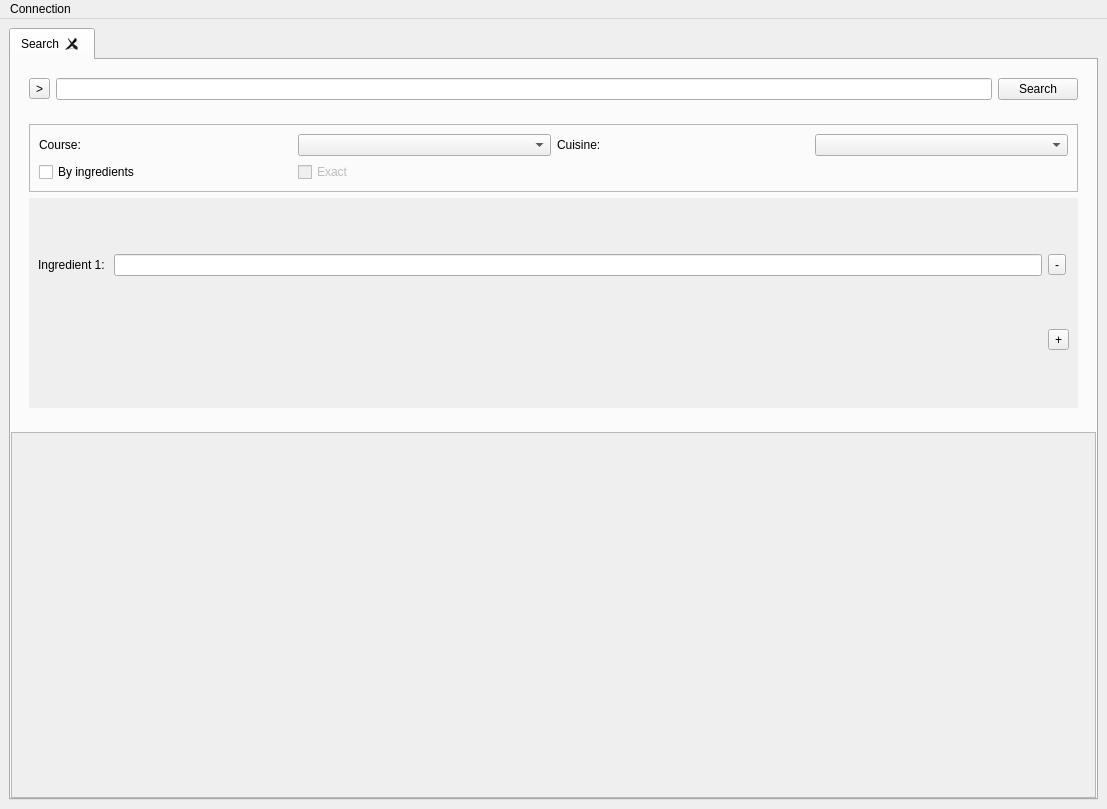
<?xml version="1.0" encoding="UTF-8"?>
<ui version="4.0">
 <class>MainWindow</class>
 <widget class="QMainWindow" name="MainWindow">
  <property name="geometry">
   <rect>
    <x>0</x>
    <y>0</y>
    <width>1107</width>
    <height>809</height>
   </rect>
  </property>
  <property name="windowTitle">
   <string>MainWindow</string>
  </property>
  <widget class="QWidget" name="centralwidget">
   <layout class="QVBoxLayout" name="verticalLayout_3">
    <item>
     <widget class="TabManager" name="RecipeTabs">
      <property name="tabPosition">
       <enum>QTabWidget::North</enum>
      </property>
      <property name="tabsClosable">
       <bool>true</bool>
      </property>
      <widget class="QWidget" name="SearchTab">
       <attribute name="title">
        <string>Search</string>
       </attribute>
       <layout class="QGridLayout" name="gridLayout_2">
        <property name="leftMargin">
         <number>0</number>
        </property>
        <property name="topMargin">
         <number>0</number>
        </property>
        <property name="rightMargin">
         <number>0</number>
        </property>
        <property name="bottomMargin">
         <number>0</number>
        </property>
        <item row="0" column="0">
         <widget class="QWidget" name="SearchWidget" native="true">
          <property name="maximumSize">
           <size>
            <width>16777215</width>
            <height>262</height>
           </size>
          </property>
          <layout class="QVBoxLayout" name="verticalLayout">
           <property name="sizeConstraint">
            <enum>QLayout::SetMinAndMaxSize</enum>
           </property>
           <item>
            <widget class="QWidget" name="SearchBar" native="true">
             <layout class="QHBoxLayout" name="horizontalLayout">
              <item>
               <widget class="QToolButton" name="SearchMoreButton">
                <property name="text">
                 <string>&gt;</string>
                </property>
                <property name="checkable">
                 <bool>true</bool>
                </property>
                <property name="toolButtonStyle">
                 <enum>Qt::ToolButtonIconOnly</enum>
                </property>
                <property name="autoRaise">
                 <bool>false</bool>
                </property>
               </widget>
              </item>
              <item>
               <widget class="QLineEdit" name="SearchLineEdit"/>
              </item>
              <item>
               <widget class="QPushButton" name="SearchPushButton">
                <property name="text">
                 <string>Search</string>
                </property>
               </widget>
              </item>
             </layout>
            </widget>
           </item>
           <item>
            <widget class="QWidget" name="SearchFilters" native="true">
             <layout class="QVBoxLayout" name="verticalLayout_2">
              <item>
               <widget class="QFrame" name="Filters">
                <property name="frameShape">
                 <enum>QFrame::StyledPanel</enum>
                </property>
                <property name="frameShadow">
                 <enum>QFrame::Raised</enum>
                </property>
                <layout class="QGridLayout" name="gridLayout_4">
                 <item row="1" column="2">
                  <widget class="QLabel" name="CuisineLabel">
                   <property name="text">
                    <string>Cuisine:</string>
                   </property>
                  </widget>
                 </item>
                 <item row="3" column="0">
                  <widget class="QCheckBox" name="SearchIngredientsCheckBox">
                   <property name="text">
                    <string>By ingredients</string>
                   </property>
                  </widget>
                 </item>
                 <item row="1" column="3">
                  <widget class="QComboBox" name="CuisineComboBox"/>
                 </item>
                 <item row="3" column="1">
                  <widget class="QCheckBox" name="ExavtIngredientsCheckBox">
                   <property name="enabled">
                    <bool>false</bool>
                   </property>
                   <property name="text">
                    <string>Exact</string>
                   </property>
                   <property name="tristate">
                    <bool>false</bool>
                   </property>
                  </widget>
                 </item>
                 <item row="1" column="1">
                  <widget class="QComboBox" name="CourseComboBox"/>
                 </item>
                 <item row="1" column="0">
                  <widget class="QLabel" name="CourseLabel">
                   <property name="text">
                    <string>Course:</string>
                   </property>
                  </widget>
                 </item>
                </layout>
               </widget>
              </item>
              <item>
               <widget class="QScrollArea" name="IngredientsHolder">
                <property name="frameShape">
                 <enum>QFrame::NoFrame</enum>
                </property>
                <property name="widgetResizable">
                 <bool>true</bool>
                </property>
                <widget class="QWidget" name="Ingredients">
                 <property name="geometry">
                  <rect>
                   <x>0</x>
                   <y>0</y>
                   <width>1013</width>
                   <height>86</height>
                  </rect>
                 </property>
                 <layout class="QGridLayout" name="gridLayout">
                  <item row="0" column="0">
                   <widget class="QLabel" name="label">
                    <property name="text">
                     <string>Ingredient 1: </string>
                    </property>
                   </widget>
                  </item>
                  <item row="0" column="1">
                   <widget class="QLineEdit" name="lineEdit_2"/>
                  </item>
                  <item row="0" column="2">
                   <widget class="QToolButton" name="toolButton_3">
                    <property name="text">
                     <string>-</string>
                    </property>
                   </widget>
                  </item>
                  <item row="1" column="2">
                   <widget class="QToolButton" name="toolButton_2">
                    <property name="text">
                     <string>+</string>
                    </property>
                   </widget>
                  </item>
                 </layout>
                </widget>
               </widget>
              </item>
             </layout>
            </widget>
           </item>
          </layout>
         </widget>
        </item>
        <item row="1" column="0">
         <widget class="QScrollArea" name="RecipesViewHolder">
          <property name="sizePolicy">
           <sizepolicy hsizetype="Expanding" vsizetype="Expanding">
            <horstretch>0</horstretch>
            <verstretch>0</verstretch>
           </sizepolicy>
          </property>
          <property name="horizontalScrollBarPolicy">
           <enum>Qt::ScrollBarAsNeeded</enum>
          </property>
          <property name="sizeAdjustPolicy">
           <enum>QAbstractScrollArea::AdjustToContents</enum>
          </property>
          <property name="widgetResizable">
           <bool>true</bool>
          </property>
          <widget class="RecipesListView" name="RecipesView">
           <property name="geometry">
            <rect>
             <x>0</x>
             <y>0</y>
             <width>1022</width>
             <height>400</height>
            </rect>
           </property>
           <property name="sizePolicy">
            <sizepolicy hsizetype="Expanding" vsizetype="Expanding">
             <horstretch>0</horstretch>
             <verstretch>0</verstretch>
            </sizepolicy>
           </property>
           <property name="minimumSize">
            <size>
             <width>1022</width>
             <height>0</height>
            </size>
           </property>
           <property name="maximumSize">
            <size>
             <width>1022</width>
             <height>400</height>
            </size>
           </property>
           <property name="baseSize">
            <size>
             <width>1022</width>
             <height>400</height>
            </size>
           </property>
          </widget>
         </widget>
        </item>
       </layout>
      </widget>
     </widget>
    </item>
   </layout>
  </widget>
  <widget class="QMenuBar" name="menuBar">
   <property name="geometry">
    <rect>
     <x>0</x>
     <y>0</y>
     <width>1107</width>
     <height>25</height>
    </rect>
   </property>
   <widget class="QMenu" name="menuConnection">
    <property name="title">
     <string>Connection</string>
    </property>
    <addaction name="actionConnect_to_database"/>
    <addaction name="actionConnect_to_local"/>
   </widget>
   <addaction name="menuConnection"/>
  </widget>
  <action name="actionConnect_to_database">
   <property name="text">
    <string>Connect to database</string>
   </property>
  </action>
  <action name="actionConnect_to_local">
   <property name="text">
    <string>Connect to local</string>
   </property>
  </action>
 </widget>
 <customwidgets>
  <customwidget>
   <class>RecipesListView</class>
   <extends>QWidget</extends>
   <header>widgets/recipes_list_view.h</header>
   <container>1</container>
  </customwidget>
  <customwidget>
   <class>TabManager</class>
   <extends>QTabWidget</extends>
   <header>widgets/tab_manager.h</header>
   <container>1</container>
  </customwidget>
 </customwidgets>
 <resources/>
 <connections>
  <connection>
   <sender>SearchMoreButton</sender>
   <signal>toggled(bool)</signal>
   <receiver>SearchFilters</receiver>
   <slot>setVisible(bool)</slot>
   <hints>
    <hint type="sourcelabel">
     <x>45</x>
     <y>112</y>
    </hint>
    <hint type="destinationlabel">
     <x>30</x>
     <y>158</y>
    </hint>
   </hints>
  </connection>
  <connection>
   <sender>SearchIngredientsCheckBox</sender>
   <signal>toggled(bool)</signal>
   <receiver>ExavtIngredientsCheckBox</receiver>
   <slot>setEnabled(bool)</slot>
   <hints>
    <hint type="sourcelabel">
     <x>241</x>
     <y>216</y>
    </hint>
    <hint type="destinationlabel">
     <x>318</x>
     <y>224</y>
    </hint>
   </hints>
  </connection>
  <connection>
   <sender>SearchIngredientsCheckBox</sender>
   <signal>toggled(bool)</signal>
   <receiver>IngredientsHolder</receiver>
   <slot>setVisible(bool)</slot>
   <hints>
    <hint type="sourcelabel">
     <x>109</x>
     <y>220</y>
    </hint>
    <hint type="destinationlabel">
     <x>103</x>
     <y>321</y>
    </hint>
   </hints>
  </connection>
 </connections>
</ui>
